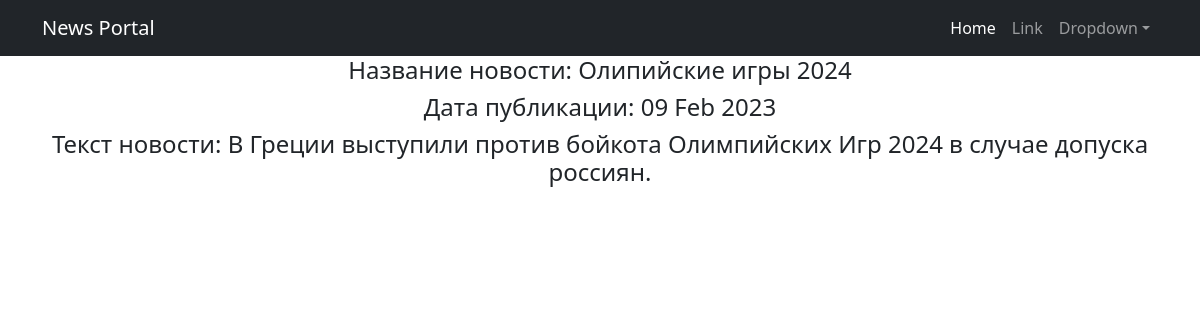
/posts/1, run on the app's committed database.
### news/models.py (models this page shows, shortened)
class Post(models.Model):
    author_id = models.ForeignKey(Author, on_delete=models.CASCADE)
    cathegory_id = models.ManyToManyField(Category, through='PostCategory')
    post_format = models.TextField(max_length=2, choices=STATIA_NOVOST, null=False)
    post_datetime = models.DateTimeField(auto_now_add=True)
    post_title = models.CharField(null=False, max_length=80)
    post_text = models.TextField(null=False)
    post_rating = models.IntegerField(default=1)

### news/views.py (the view)
# urls.py: path('posts/<int:pk>', NewsDetail.as_view(), name='post_detail'),
class NewsDetail(DetailView):
    model = Post
    ordering = '-post_datetime'
    template_name = 'new.html'
    context_object_name = 'new'
    def get_context_data(self, **kwargs):
        context = super().get_context_data(**kwargs)
        context['is_not_premium'] = not self.request.user.groups.filter(name='authors').exists()
        context['is_common'] = self.request.user.groups.filter(name='common').exists()
        return context

### templates/new.html (shortened to what this page needs)
{% extends 'flatpages/default.html' %}
{% block content %}
<h4> Название новости: {{ new.post_title }}</h4>
<h4> Дата публикации: {{ new.post_datetime|date:'d M Y' }}</h4>
<h4> Текст новости: {{ new.post_text }}</h4>
{% endblock content %}

### data on the page
Post: post_title "Олипийские игры 2024", post_datetime "09 Feb 2023", post_text "В Греции выступили против бойкота Олимпийских Игр 2024 в случае допуска россиян."
